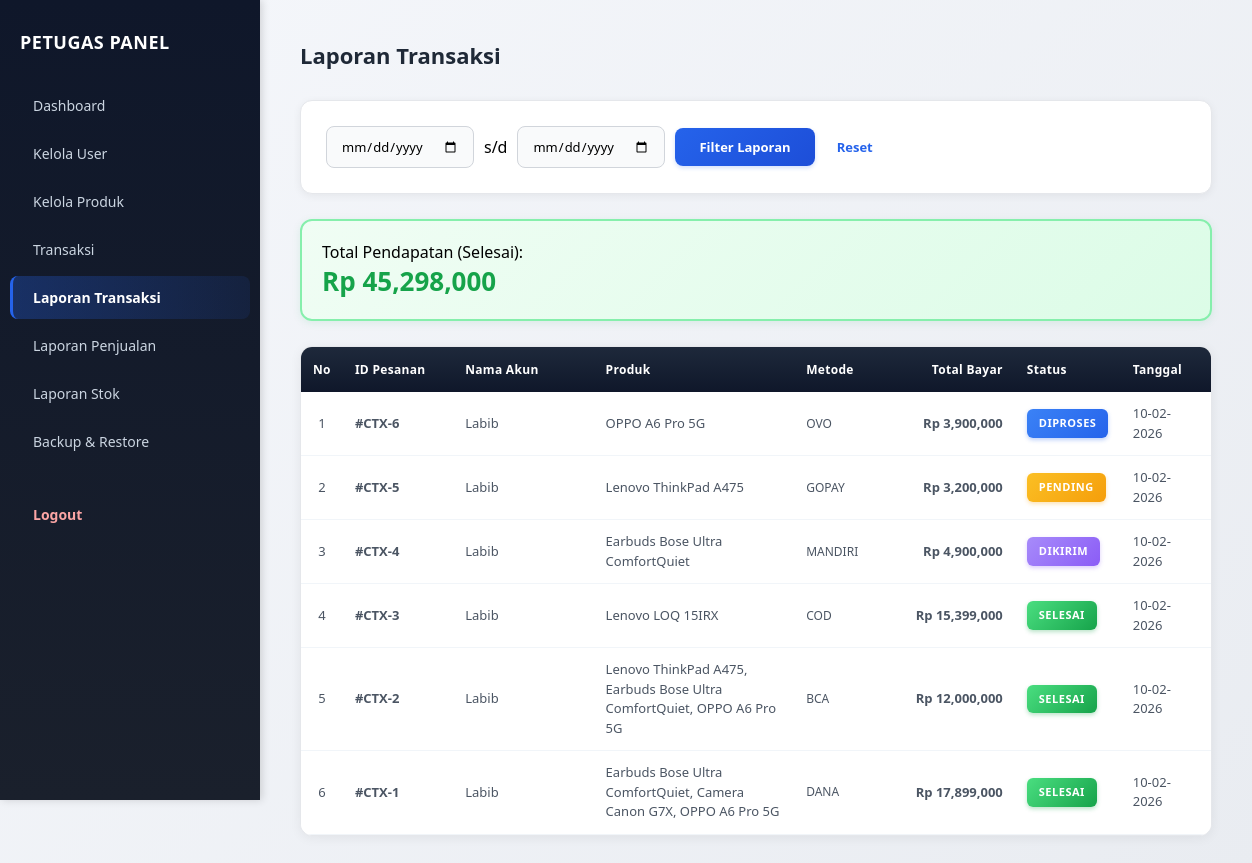
/petugas/laporan_transaksi.php (signed in), run on the app's committed database.
### tables this page shows
CREATE TABLE `pesanan` (
  `id` int(11) NOT NULL AUTO_INCREMENT,
  `user_id` int(11) DEFAULT NULL,
  `nama_penerima` varchar(100) DEFAULT NULL,
  `hp` varchar(20) DEFAULT NULL,
  `alamat` text DEFAULT NULL,
  `metode_bayar` varchar(50) DEFAULT NULL,
  `total_bayar` int(11) DEFAULT NULL,
  `status_pesanan` varchar(20) DEFAULT 'Pending',
  `tanggal_pesan` datetime DEFAULT current_timestamp(),
  PRIMARY KEY (`id`)
);

CREATE TABLE `users` (
  `id` int(11) NOT NULL AUTO_INCREMENT,
  `nama` varchar(100) NOT NULL,
  `email` varchar(100) NOT NULL,
  `password` varchar(255) NOT NULL,
  `role` enum('admin','user') DEFAULT 'user',
  `created_at` timestamp NOT NULL DEFAULT current_timestamp(),
  PRIMARY KEY (`id`),
  UNIQUE KEY `email` (`email`)
);

### petugas/laporan_transaksi.php (the view, shortened to what this page needs)
<?php
include __DIR__ . "/../config/database.php";
$dari   = isset($_GET['dari']) ? $_GET['dari'] : '';
$sampai = isset($_GET['sampai']) ? $_GET['sampai'] : '';
$where_clause = "";
$dataTransaksi = mysqli_query($conn, "SELECT pesanan.*, users.nama AS nama_akun
     FROM pesanan
     LEFT JOIN users ON pesanan.user_id = users.id
     $where_clause
     ORDER BY pesanan.id DESC");
$where_total = "WHERE status_pesanan='Selesai'";
$totalQuery = mysqli_query($conn, "SELECT SUM(total_bayar) AS total_rp FROM pesanan $where_total");
$res_total = mysqli_fetch_assoc($totalQuery);
$pendapatan = $res_total['total_rp'] ?? 0;
?>
<!DOCTYPE html>
<html lang="id">
<head>
</head>
<body>
    <div class="wrapper">
        <div class="sidebar">
            <h2>PETUGAS PANEL</h2>
            <a href="dashboard.php">Dashboard</a>
            <a href="user.php">Kelola User</a>
            <a href="produk.php">Kelola Produk</a>
            <a href="transaksi.php">Transaksi</a>
            <a href="laporan_transaksi.php" class="active">Laporan Transaksi</a>
            <a href="laporan_penjualan.php">Laporan Penjualan</a>
            <a href="laporan_stok.php">Laporan Stok</a>
            <a href="backup_restore.php">Backup & Restore</a>
            <a href="logout.php" class="logout-btn" onclick="return confirm('Apakah Anda yakin ingin logout?')">
                Logout
            </a>
        </div>
        <div class="content">
            <h1>Laporan Transaksi</h1>
            <div class="card-filter">
                <form method="get" style="display: flex; gap: 10px; align-items: center; flex-wrap: wrap;">
                    <input type="date" name="dari" value="<?= $dari ?>" required>
                    <span>s/d</span>
                    <input type="date" name="sampai" value="<?= $sampai ?>" required>
                    <button type="submit">Filter Laporan</button>
                    <a href="laporan_transaksi.php">Reset</a>
                </form>
            </div>
            <div class="total-box">Total Pendapatan (Selesai): <span>Rp <?= number_format($pendapatan) ?></span></div>
            <div class="table-wrapper">
            <table>
                <thead>
                <tr>
                    <th>No</th>
                    <th>ID Pesanan</th>
                    <th>Nama Akun</th>
                    <th style="width: 200px;">Produk</th>
                    <th>Metode</th>
                    <th style="text-align: right; width: 120px;">Total Bayar</th>
                    <th>Status</th>
                    <th>Tanggal</th>
                </tr>
                </thead>
                <tbody>
                <?php $no = 1;
                while ($t = mysqli_fetch_assoc($dataTransaksi)) :
                    $st_class = strtolower(str_replace(' ', '', $t['status_pesanan'] ?? 'pending'));
                ?>
                    <tr>
                        <td style="width: 40px; text-align: center;"><?= $no++ ?></td>
                        <td style="width: 110px;"><strong>#CTX-<?= $t['id'] ?></strong></td>
                        <td style="width: 140px;"><?= htmlspecialchars($t['nama_akun'] ?? 'User Terhapus') ?></td>
                        <td style="width: 200px; max-width: 200px; word-break: break-word;">
                            <?php
                            $produk_query = mysqli_query($conn, "SELECT produk.nama FROM pesanan_detail
                                LEFT JOIN produk ON pesanan_detail.produk_id = produk.id
                                WHERE pesanan_detail.pesanan_id = '{$t['id']}'\n                                ORDER BY pesanan_detail.id ASC");
                            $produk_list = [];
                            while ($p = mysqli_fetch_assoc($produk_query)) {
                                if ($p['nama']) {
                                    $produk_list[] = $p['nama'];
                                }
                            }
                            if (!empty($produk_list)) {
                                echo implode(', ', $produk_list);
                            } else {
                                echo '-';
                            }
                            ?>
                        </td>
                        <td style="width: 100px; font-size: 12px;"><?= htmlspecialchars($t['metode_bayar'] ?? '-') ?></td>
                        <td style="width: 120px; text-align: right; font-weight: 600;">Rp <?= number_format($t['total_bayar']) ?></td>
                        <td style="width: 100px;"><span class="status <?= $st_class ?>"><?= strtoupper($t['status_pesanan']) ?></span></td>
                        <td style="width: 90px;">
                            <?php
                            if (!empty($t['tanggal_pesan'])) {
                                echo date('d-m-Y', strtotime($t['tanggal_pesan']));
                            } else {
                                echo "-";
                            }
                            ?>
                        </td>
                    </tr>
                <?php endwhile; ?>
                </tbody>
            </table>
            </div>
        </div>
    </div>
</body>
</html>

### petugas/laporan_transaksi.php (style rules this page uses)
* { box-sizing: border-box; margin: 0; padding: 0; font-family: 'Segoe UI', Tahoma, Geneva, Verdana, sans-serif; }
body { font-family: 'Segoe UI', Tahoma, Geneva, Verdana, sans-serif; background: linear-gradient(135deg, #f5f7fb 0%, #e9ecf1 100%); min-height: 100vh; }
.wrapper { display: flex; min-height: 100vh; }
.sidebar { width: 260px; background: linear-gradient(180deg, #0f172a 0%, #1a202c 100%); color: #e2e8f0; padding: 30px 0; box-shadow: 2px 0 8px rgba(0, 0, 0, 0.15); position: fixed; height: 100vh; overflow-y: auto; }
.sidebar h2 { font-size: 18px; font-weight: 700; margin: 0 20px 30px; color: #fff; letter-spacing: 0.5px; }
.sidebar a { display: block; font-size: 14px; font-weight: 500; color: #cbd5e1; text-decoration: none; padding: 12px 20px; margin: 5px 10px; border-radius: 8px; transition: all 0.3s ease; border-left: 3px solid transparent; }
.sidebar a.active { background: linear-gradient(90deg, rgba(37, 99, 235, 0.3), rgba(37, 99, 235, 0.1)); color: #fff; border-left-color: #2563eb; font-weight: 600; }
.sidebar a.logout-btn { color: #fca5a5; font-weight: 600; margin-top: 30px; }
.content { flex: 1; margin-left: 260px; padding: 40px; }
.content h1 { font-size: 22px; font-weight: 700; color: #1f2937; margin-bottom: 30px; }
.card-filter { background: #fff; padding: 25px; border-radius: 12px; box-shadow: 0 2px 8px rgba(0, 0, 0, 0.06); margin-bottom: 25px; display: flex; gap: 15px; align-items: center; flex-wrap: wrap; border: 1px solid #e5e7eb; }
input[type="date"] { padding: 10px 14px; border-radius: 8px; border: 1px solid #d1d5db; font-size: 13px; font-weight: 500; transition: all 0.3s ease; background: #f9fafb; }
.card-filter button { padding: 10px 24px; border-radius: 8px; border: none; background: linear-gradient(135deg, #2563eb 0%, #1d4ed8 100%); color: #fff; font-size: 13px; font-weight: 600; cursor: pointer; transition: all 0.3s ease; box-shadow: 0 2px 4px rgba(37, 99, 235, 0.2); }
.card-filter a { color: #2563eb; text-decoration: none; font-size: 13px; font-weight: 600; transition: all 0.3s ease; padding: 8px 12px; border-radius: 6px; }
.total-box { background: linear-gradient(135deg, #f0fdf4 0%, #dcfce7 100%); padding: 20px; border-radius: 12px; border: 2px solid #86efac; margin-bottom: 25px; box-shadow: 0 2px 8px rgba(22, 163, 74, 0.1); }
.total-box span { display: block; color: #16a34a; font-size: 26px; font-weight: 700; }
.table-wrapper { background: #fff; border-radius: 12px; box-shadow: 0 2px 12px rgba(0, 0, 0, 0.06); overflow-x: auto; border: 1px solid #e5e7eb; }
table { width: 100%; border-collapse: collapse; background: #fff; min-width: 900px; }
th { background: linear-gradient(180deg, #1e293b 0%, #0f172a 100%); color: #fff; font-weight: 700; font-size: 12px; padding: 14px 12px; text-align: left; white-space: nowrap; position: sticky; top: 0; letter-spacing: 0.3px; }
td { padding: 12px; border-bottom: 1px solid #f1f5f9; font-size: 13px; color: #4b5563; line-height: 1.5; }
tbody tr { transition: all 0.2s ease; }
.status { padding: 6px 12px; border-radius: 6px; font-size: 11px; font-weight: 700; color: #fff; display: inline-block; text-transform: uppercase; letter-spacing: 0.5px; }
.pending { background: linear-gradient(135deg, #fbbf24 0%, #f59e0b 100%); box-shadow: 0 2px 4px rgba(245, 158, 11, 0.3); }
.diproses { background: linear-gradient(135deg, #3b82f6 0%, #2563eb 100%); box-shadow: 0 2px 4px rgba(37, 99, 235, 0.3); }
.dikirim { background: linear-gradient(135deg, #a78bfa 0%, #8b5cf6 100%); box-shadow: 0 2px 4px rgba(139, 92, 246, 0.3); }
.selesai { background: linear-gradient(135deg, #4ade80 0%, #16a34a 100%); box-shadow: 0 2px 4px rgba(22, 163, 74, 0.3); }
button { transition: all 0.3s ease; }

### data on the page
pesanan: id "6", user.nama "Labib", produk_list "OPPO A6 Pro 5G", metode_bayar "OVO", total_bayar "3,900,000", status_pesanan "DIPROSES", tanggal_pesan "10-02-2026"
pesanan: id "5", user.nama "Labib", produk_list "Lenovo ThinkPad A475", metode_bayar "GOPAY", total_bayar "3,200,000", status_pesanan "PENDING", tanggal_pesan "10-02-2026"
pesanan: id "4", user.nama "Labib", produk_list "Earbuds Bose Ultra ComfortQuiet", metode_bayar "MANDIRI", total_bayar "4,900,000", status_pesanan "DIKIRIM", tanggal_pesan "10-02-2026"
pesanan: id "3", user.nama "Labib", produk_list "Lenovo LOQ 15IRX", metode_bayar "COD", total_bayar "15,399,000", status_pesanan "SELESAI", tanggal_pesan "10-02-2026"
pesanan: id "2", user.nama "Labib", produk_list "Lenovo ThinkPad A475, Earbuds Bose Ultra ComfortQuiet, OPPO A6 Pro 5G", metode_bayar "BCA", total_bayar "12,000,000", status_pesanan "SELESAI", tanggal_pesan "10-02-2026"
pesanan: id "1", user.nama "Labib", produk_list "Earbuds Bose Ultra ComfortQuiet, Camera Canon G7X, OPPO A6 Pro 5G", metode_bayar "DANA", total_bayar "17,899,000", status_pesanan "SELESAI", tanggal_pesan "10-02-2026"

### other printed values
$pendapatan "45,298,000"
